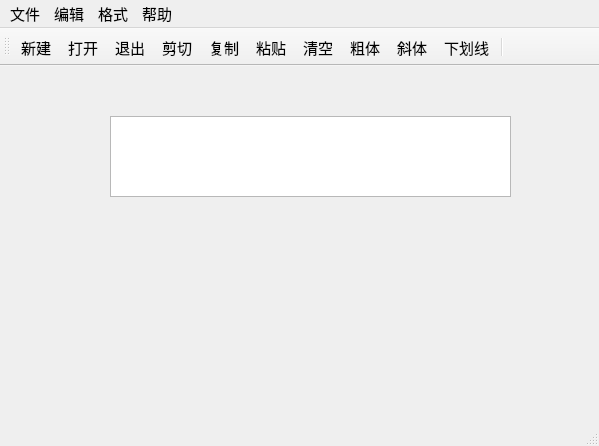
<?xml version="1.0" encoding="UTF-8"?>
<ui version="4.0">
 <class>MainWindow</class>
 <widget class="QMainWindow" name="MainWindow">
  <property name="geometry">
   <rect>
    <x>0</x>
    <y>0</y>
    <width>599</width>
    <height>446</height>
   </rect>
  </property>
  <property name="minimumSize">
   <size>
    <width>0</width>
    <height>0</height>
   </size>
  </property>
  <property name="font">
   <font>
    <pointsize>11</pointsize>
   </font>
  </property>
  <property name="windowTitle">
   <string>MainWindow</string>
  </property>
  <widget class="QWidget" name="centralwidget">
   <widget class="QTextEdit" name="textEdit">
    <property name="geometry">
     <rect>
      <x>110</x>
      <y>50</y>
      <width>401</width>
      <height>81</height>
     </rect>
    </property>
   </widget>
  </widget>
  <widget class="QMenuBar" name="menubar">
   <property name="geometry">
    <rect>
     <x>0</x>
     <y>0</y>
     <width>599</width>
     <height>30</height>
    </rect>
   </property>
   <property name="minimumSize">
    <size>
     <width>0</width>
     <height>0</height>
    </size>
   </property>
   <widget class="QMenu" name="menu">
    <property name="geometry">
     <rect>
      <x>403</x>
      <y>491</y>
      <width>160</width>
      <height>152</height>
     </rect>
    </property>
    <property name="title">
     <string>文件</string>
    </property>
    <addaction name="actNew"/>
    <addaction name="actOpen"/>
    <addaction name="actClose"/>
   </widget>
   <widget class="QMenu" name="menu_2">
    <property name="title">
     <string>编辑</string>
    </property>
    <addaction name="actCopy"/>
    <addaction name="actPaste"/>
    <addaction name="actCut"/>
   </widget>
   <widget class="QMenu" name="menuType_Here">
    <property name="title">
     <string>格式</string>
    </property>
    <addaction name="actFontBold"/>
    <addaction name="actFontItalic"/>
    <addaction name="actUnderline"/>
   </widget>
   <widget class="QMenu" name="menu_3">
    <property name="title">
     <string>帮助</string>
    </property>
    <addaction name="actHelp"/>
   </widget>
   <addaction name="menu"/>
   <addaction name="menu_2"/>
   <addaction name="menuType_Here"/>
   <addaction name="menu_3"/>
  </widget>
  <widget class="QStatusBar" name="statusbar"/>
  <widget class="QToolBar" name="toolBar">
   <property name="minimumSize">
    <size>
     <width>0</width>
     <height>0</height>
    </size>
   </property>
   <property name="windowTitle">
    <string>toolBar</string>
   </property>
   <property name="iconSize">
    <size>
     <width>30</width>
     <height>30</height>
    </size>
   </property>
   <property name="toolButtonStyle">
    <enum>Qt::ToolButtonTextUnderIcon</enum>
   </property>
   <attribute name="toolBarArea">
    <enum>TopToolBarArea</enum>
   </attribute>
   <attribute name="toolBarBreak">
    <bool>false</bool>
   </attribute>
   <addaction name="actNew"/>
   <addaction name="actOpen"/>
   <addaction name="actClose"/>
   <addaction name="actCut"/>
   <addaction name="actCopy"/>
   <addaction name="actPaste"/>
   <addaction name="actClear"/>
   <addaction name="actFontBold"/>
   <addaction name="actFontItalic"/>
   <addaction name="actUnderline"/>
   <addaction name="separator"/>
  </widget>
  <action name="actNew">
   <property name="checkable">
    <bool>false</bool>
   </property>
   <property name="icon">
    <iconset resource="resource.qrc">
     <normaloff>:/images/images/new2.bmp</normaloff>:/images/images/new2.bmp</iconset>
   </property>
   <property name="text">
    <string>新建</string>
   </property>
   <property name="toolTip">
    <string>新建</string>
   </property>
   <property name="shortcut">
    <string>Ctrl+N</string>
   </property>
  </action>
  <action name="actOpen">
   <property name="icon">
    <iconset resource="resource.qrc">
     <normaloff>:/images/images/open3.bmp</normaloff>:/images/images/open3.bmp</iconset>
   </property>
   <property name="text">
    <string>打开</string>
   </property>
   <property name="shortcut">
    <string>Ctrl+O</string>
   </property>
  </action>
  <action name="actClose">
   <property name="icon">
    <iconset resource="resource.qrc">
     <normaloff>:/images/images/exit.bmp</normaloff>:/images/images/exit.bmp</iconset>
   </property>
   <property name="text">
    <string>退出</string>
   </property>
  </action>
  <action name="actCut">
   <property name="icon">
    <iconset resource="resource.qrc">
     <normaloff>:/images/images/cut.bmp</normaloff>:/images/images/cut.bmp</iconset>
   </property>
   <property name="text">
    <string>剪切</string>
   </property>
   <property name="shortcut">
    <string>Ctrl+X</string>
   </property>
  </action>
  <action name="actCopy">
   <property name="icon">
    <iconset resource="resource.qrc">
     <normaloff>:/images/images/120.bmp</normaloff>:/images/images/120.bmp</iconset>
   </property>
   <property name="text">
    <string>复制</string>
   </property>
   <property name="shortcut">
    <string>Ctrl+C</string>
   </property>
  </action>
  <action name="actFontBold">
   <property name="checkable">
    <bool>true</bool>
   </property>
   <property name="icon">
    <iconset resource="resource.qrc">
     <normaloff>:/images/images/BLD.BMP</normaloff>:/images/images/BLD.BMP</iconset>
   </property>
   <property name="text">
    <string>粗体</string>
   </property>
  </action>
  <action name="actFontItalic">
   <property name="checkable">
    <bool>true</bool>
   </property>
   <property name="icon">
    <iconset resource="resource.qrc">
     <normaloff>:/images/images/ITL.BMP</normaloff>:/images/images/ITL.BMP</iconset>
   </property>
   <property name="text">
    <string>斜体</string>
   </property>
  </action>
  <action name="actUnderline">
   <property name="checkable">
    <bool>true</bool>
   </property>
   <property name="icon">
    <iconset resource="resource.qrc">
     <normaloff>:/images/images/UNDRLN.BMP</normaloff>:/images/images/UNDRLN.BMP</iconset>
   </property>
   <property name="text">
    <string>下划线</string>
   </property>
  </action>
  <action name="actPaste">
   <property name="icon">
    <iconset resource="resource.qrc">
     <normaloff>:/images/images/paste.bmp</normaloff>:/images/images/paste.bmp</iconset>
   </property>
   <property name="text">
    <string>粘贴</string>
   </property>
   <property name="shortcut">
    <string>Ctrl+V</string>
   </property>
  </action>
  <action name="actClear">
   <property name="icon">
    <iconset resource="resource.qrc">
     <normaloff>:/images/images/103.bmp</normaloff>:/images/images/103.bmp</iconset>
   </property>
   <property name="text">
    <string>清空</string>
   </property>
  </action>
  <action name="actHelp">
   <property name="icon">
    <iconset resource="resource.qrc">
     <normaloff>:/images/images/430.bmp</normaloff>:/images/images/430.bmp</iconset>
   </property>
   <property name="text">
    <string>帮助</string>
   </property>
  </action>
 </widget>
 <resources>
  <include location="resource.qrc"/>
 </resources>
 <connections>
  <connection>
   <sender>actClose</sender>
   <signal>triggered()</signal>
   <receiver>MainWindow</receiver>
   <slot>close()</slot>
   <hints>
    <hint type="sourcelabel">
     <x>-1</x>
     <y>-1</y>
    </hint>
    <hint type="destinationlabel">
     <x>299</x>
     <y>222</y>
    </hint>
   </hints>
  </connection>
  <connection>
   <sender>actClear</sender>
   <signal>triggered()</signal>
   <receiver>textEdit</receiver>
   <slot>clear()</slot>
   <hints>
    <hint type="sourcelabel">
     <x>-1</x>
     <y>-1</y>
    </hint>
    <hint type="destinationlabel">
     <x>310</x>
     <y>182</y>
    </hint>
   </hints>
  </connection>
  <connection>
   <sender>actCopy</sender>
   <signal>triggered()</signal>
   <receiver>textEdit</receiver>
   <slot>copy()</slot>
   <hints>
    <hint type="sourcelabel">
     <x>-1</x>
     <y>-1</y>
    </hint>
    <hint type="destinationlabel">
     <x>310</x>
     <y>182</y>
    </hint>
   </hints>
  </connection>
  <connection>
   <sender>actPaste</sender>
   <signal>triggered()</signal>
   <receiver>textEdit</receiver>
   <slot>paste()</slot>
   <hints>
    <hint type="sourcelabel">
     <x>-1</x>
     <y>-1</y>
    </hint>
    <hint type="destinationlabel">
     <x>310</x>
     <y>182</y>
    </hint>
   </hints>
  </connection>
  <connection>
   <sender>actCut</sender>
   <signal>triggered()</signal>
   <receiver>textEdit</receiver>
   <slot>cut()</slot>
   <hints>
    <hint type="sourcelabel">
     <x>-1</x>
     <y>-1</y>
    </hint>
    <hint type="destinationlabel">
     <x>310</x>
     <y>182</y>
    </hint>
   </hints>
  </connection>
 </connections>
</ui>
